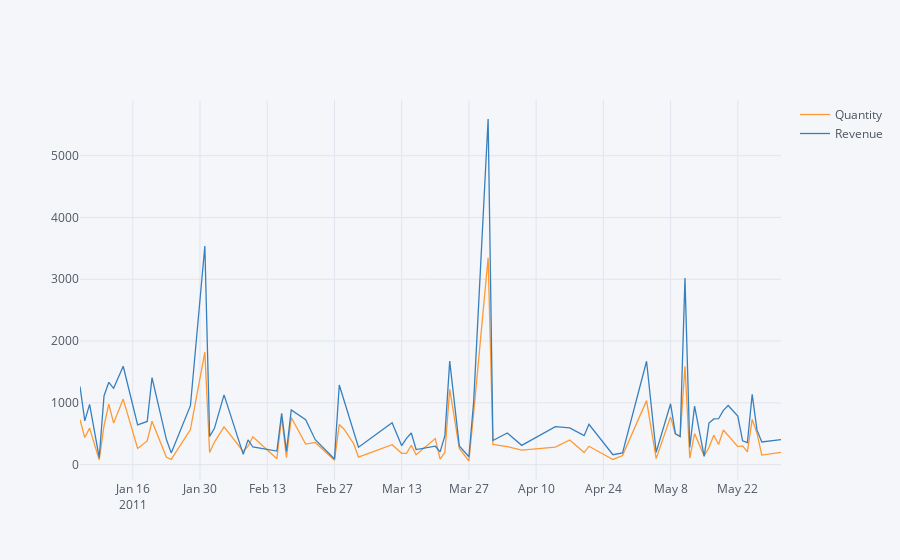

Source (notebook cell):
### Markdown cell above
## 2. Create an interactive line chart showing quantity and revenue sold to France between January 1st and May 31st 2011.

### Code cell
mask = (data['Country'] == 'France')
mask1 = (data.InvoiceDate.dt.date >=  date(2011,1,1))
mask2 = (data.InvoiceDate.dt.date <= date(2011,5,31))
df2 = data.loc[mask & mask1 & mask2,:][['InvoiceDate','Quantity','Revenue']].groupby('InvoiceDate').sum().reset_index()
df2['date'] = df2.InvoiceDate.dt.date
df2.drop(columns = 'InvoiceDate', inplace=True)
df2 = df2.groupby('date').sum().reset_index()
df2.iplot(kind='line', x='date')
